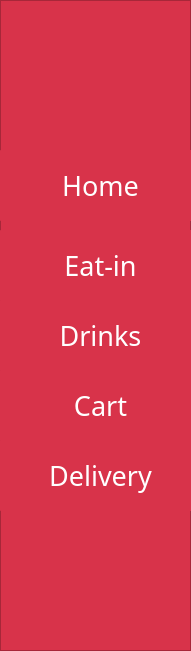
    <widget class="QFrame" name="frame_13">
     <property name="geometry">
      <rect>
       <x>0</x>
       <y>0</y>
       <width>191</width>
       <height>651</height>
      </rect>
     </property>
     <property name="styleSheet">
      <string notr="true">background-color: rgb(216, 51, 74);</string>
     </property>
     <property name="frameShape">
      <enum>QFrame::StyledPanel</enum>
     </property>
     <property name="frameShadow">
      <enum>QFrame::Raised</enum>
     </property>
     <widget class="QPushButton" name="pushButton_73">
      <property name="geometry">
       <rect>
        <x>0</x>
        <y>300</y>
        <width>201</width>
        <height>71</height>
       </rect>
      </property>
      <property name="font">
       <font>
        <family>Century Gothic</family>
        <pointsize>20</pointsize>
       </font>
      </property>
      <property name="styleSheet">
       <string notr="true">QPushButton{
  background-color: rgb(216, 51, 74);
  color: rgb(255, 255, 255);
  border-radius:1px
}
QPushButton:hover{
  
	background-color: rgb(53, 218, 255);
}</string>
      </property>
      <property name="text">
       <string>Drinks</string>
      </property>
     </widget>
     <widget class="QPushButton" name="pushButton_74">
      <property name="geometry">
       <rect>
        <x>0</x>
        <y>230</y>
        <width>201</width>
        <height>71</height>
       </rect>
      </property>
      <property name="font">
       <font>
        <family>Century Gothic</family>
        <pointsize>20</pointsize>
       </font>
      </property>
      <property name="styleSheet">
       <string notr="true">QPushButton{
  background-color: rgb(216, 51, 74);
  color: rgb(255, 255, 255);
  border-radius:1px
}
QPushButton:hover{
  
	background-color: rgb(53, 218, 255);
}</string>
      </property>
      <property name="text">
       <string>Eat-in</string>
      </property>
     </widget>
     <widget class="QPushButton" name="pushButton_75">
      <property name="geometry">
       <rect>
        <x>0</x>
        <y>440</y>
        <width>201</width>
        <height>71</height>
       </rect>
      </property>
      <property name="font">
       <font>
        <family>Century Gothic</family>
        <pointsize>20</pointsize>
       </font>
      </property>
      <property name="styleSheet">
       <string notr="true">QPushButton{
  background-color: rgb(216, 51, 74);
  color: rgb(255, 255, 255);
  border-radius:1px
}
QPushButton:hover{
  
	background-color: rgb(53, 218, 255);
}</string>
      </property>
      <property name="text">
       <string>Delivery</string>
      </property>
     </widget>
     <widget class="QPushButton" name="pushButton_76">
      <property name="geometry">
       <rect>
        <x>0</x>
        <y>150</y>
        <width>201</width>
        <height>71</height>
       </rect>
      </property>
      <property name="font">
       <font>
        <family>Century Gothic</family>
        <pointsize>20</pointsize>
       </font>
      </property>
      <property name="styleSheet">
       <string notr="true">QPushButton{
  background-color: rgb(216, 51, 74);
  color: rgb(255, 255, 255);
  border-radius:1px
}
QPushButton:hover{
  
	background-color: rgb(53, 218, 255);
}</string>
      </property>
      <property name="text">
       <string>Home</string>
      </property>
     </widget>
     <widget class="QPushButton" name="pushButton_77">
      <property name="geometry">
       <rect>
        <x>0</x>
        <y>370</y>
        <width>201</width>
        <height>71</height>
       </rect>
      </property>
      <property name="font">
       <font>
        <family>Century Gothic</family>
        <pointsize>20</pointsize>
       </font>
      </property>
      <property name="styleSheet">
       <string notr="true">QPushButton{
  background-color: rgb(216, 51, 74);
  color: rgb(255, 255, 255);
  border-radius:1px
}
QPushButton:hover{
  
	background-color: rgb(53, 218, 255);
}</string>
      </property>
      <property name="text">
       <string>Cart</string>
      </property>
     </widget>
    </widget>
